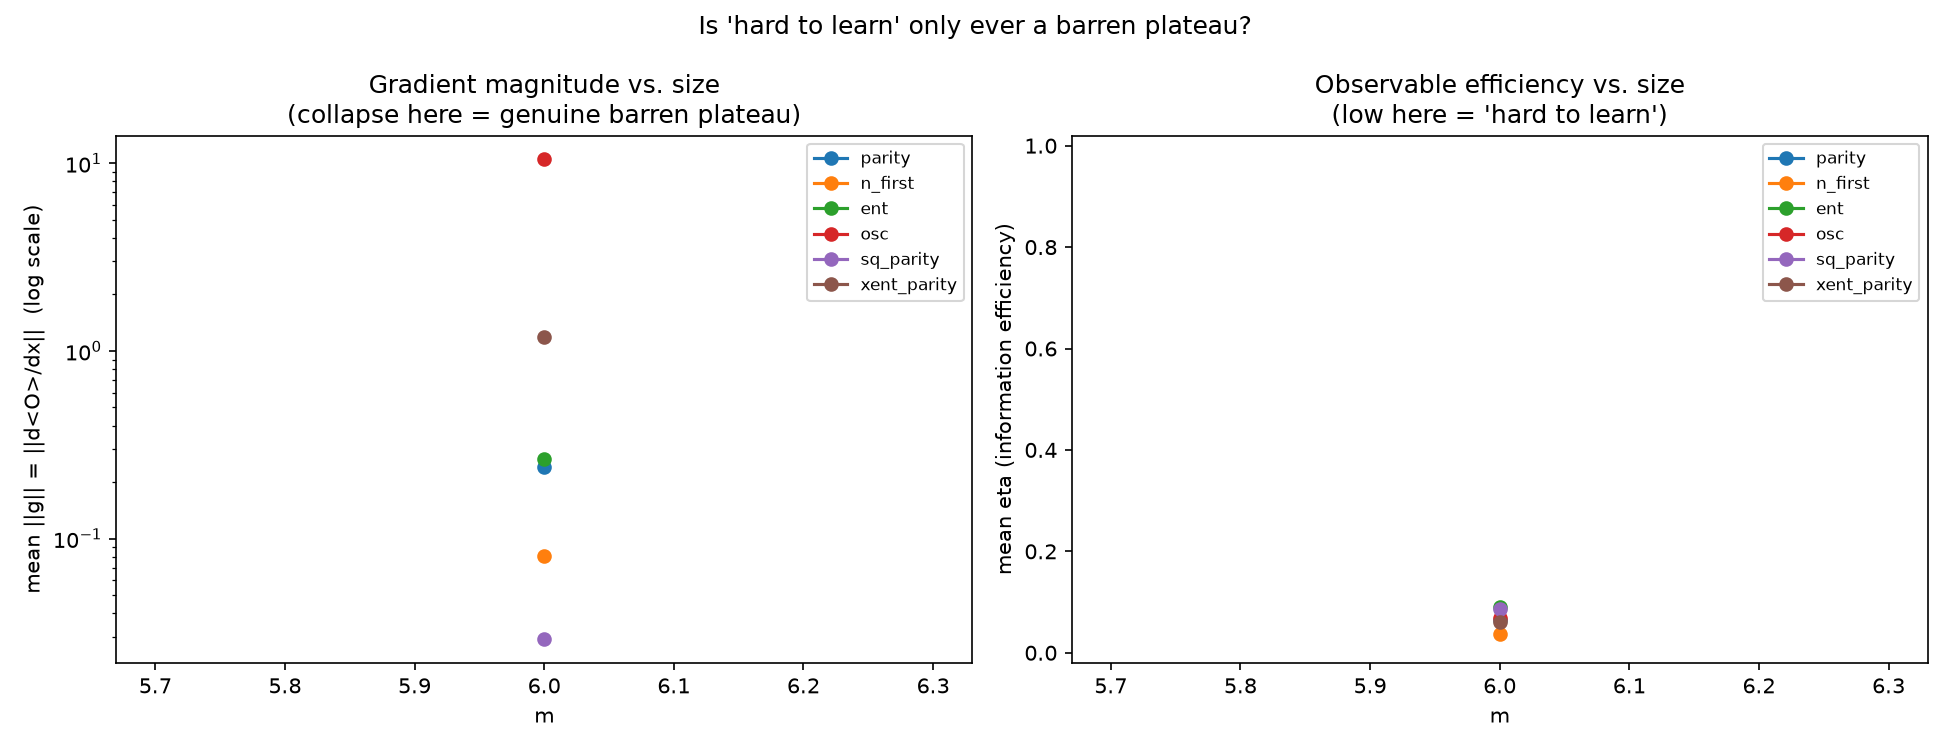

Write Python code to recreate this figure.
"""Does "hard to learn" only ever mean "barren plateau" (the observable's gradient collapses)?

    python eval/gradient_vs_hardness.py

**Why look at the gradient directly, not the Fisher matrix.** A barren plateau is, by definition,
a collapsing *gradient*: ``d<O>/dx -> 0`` as the system grows. That is exactly
``g = influence_terms(obs, p, dp)[0]`` (:mod:`metrics.observable`'s own docstring: "which is also
d<T>/dx_i"), computed straight from one autograd Jacobian -- no Fisher matrix needed. ``eta``
(``g^T F^+ g / V_eff``) answers a different, harder question ("how much of the *distribution's
total* input-information does this readout capture"), and STATUS.md is explicit that magnitude,
not rank, is what a plateau test needs (:mod:`metrics.distribution`'s ``fisher_spectrum``
docstring) -- ``g`` is the most direct magnitude there is.

**The test.** For each observable and each ``m`` in the sweep, compute the mean gradient norm
``E_x[||g||]`` directly. If "hard to learn" only ever meant "plateau", ||g|| should collapse
exactly where the observable becomes hard to learn (low eta / low R^2) and stay healthy where it
is easy -- one clean threshold, no exceptions. The known counterexample already flagged in
STATUS.md (Analysis B, section 3.3): ``osc`` has ``V_eff`` four orders of magnitude above
``parity`` at the *same* x -- a large influence function, not a collapsing one -- so if ``osc`` is
still hard to learn while its ||g|| stays large (or even grows), that is a case of "hard to learn"
NOT explained by gradient collapse: the observable is throwing away information some other way
(e.g. by weighting outcomes so unevenly that its own label variance swamps the shot budget, or its
influence oscillates so ``G_O`` -- the gradient-FREE screen -- disagrees with ``||g||`` in sign of
implication, per :func:`metrics.observable.g_ratio`'s own one-directional Poincare caveat).

Writes one JSON + one plot: ||g|| (log scale) and eta, both vs m, one line per observable.
"""

from __future__ import annotations

import argparse
import json
import sys
from pathlib import Path

if __package__ in (None, ""):
    sys.path.insert(0, str(Path(__file__).resolve().parents[1]))

import torch

from config import ExperimentConfig, ModelConfig, ProblemConfig
from metrics.distribution import finite_difference_jacobian, probs_and_jacobian
from metrics.observable import eta, fisher_at, influence_terms
from model import build_model, sample_X
from observable import ObservableContext, resolve_observable

#: Deliberately includes osc -- the in-repo case flagged (STATUS.md 3.3, 3.5) as having an unusually
#: large influence function (V_eff four orders above parity) and an oscillating score vector that
#: the gradient-free screen G_O is known to misjudge -- exactly the profile a plateau-only story
#: would not predict correctly.
OBSERVABLES = ["parity", "n_first", "ent", "osc", "sq_parity", "xent_parity"]

M_VALUES = [6, 8, 10, 12]


def config_for(m: int, k: int, n_features: int) -> ExperimentConfig:
    return ExperimentConfig(problem=ProblemConfig(n_features=n_features, m=m, k=k),
                            model=ModelConfig(kind="photonic"))


def run(*, m_values=M_VALUES, n_features: int = 5, n_x: int = 40, seed: int = 42,
       cross_check_fd: bool = True, fd_eps: float = 1e-4) -> dict:
    """``cross_check_fd``: also compute ``||g||`` via :func:`finite_difference_jacobian` on the
    FIRST input point only (expensive -- one ``2*n_features`` forward-eval pass per observable is
    cheap, but doing it for all of ``X`` would double the whole sweep's cost for a check that only
    needs to answer "does autograd agree with an independent numerical method", not build its own
    full statistic). Reported per size as ``g_norm_fd`` beside the autograd ``g_norm_mean`` so a
    large gap flags an autograd/merlin problem rather than a real effect.
    """
    X = sample_X(n_x, n_features, seed)
    out = {"n_features": n_features, "n_x": n_x, "observables": OBSERVABLES, "sizes": []}

    for m in m_values:
        k = m // 2
        model = build_model(config_for(m, k, n_features))
        keys = model.outcome_keys()
        ctx = ObservableContext(m=m, k=k, keys=keys, seed=model.seed,
                                input_state=model.input_state(),
                                reference_probs=model.probs_at_zero().numpy())
        obs = {n: resolve_observable(n, ctx) for n in OBSERVABLES}

        row = {"m": m, "k": k, "n_outcomes": len(keys), "per_obs": {n: {} for n in OBSERVABLES}}
        g_norms = {n: [] for n in OBSERVABLES}
        etas = {n: [] for n in OBSERVABLES}
        for x in X:
            p, dp = probs_and_jacobian(model, x)
            _, _, F = fisher_at(model, x)
            for n in OBSERVABLES:
                g, V = influence_terms(obs[n], p, dp)
                g_norms[n].append(float(g.norm()))
                etas[n].append(eta(g, V, F))

        g_norms_fd = {}
        if cross_check_fd:
            p0, _ = probs_and_jacobian(model, X[0])
            dp_fd = finite_difference_jacobian(model, X[0], eps=fd_eps)
            for n in OBSERVABLES:
                g_fd, _ = influence_terms(obs[n], p0, dp_fd)
                g_norms_fd[n] = float(g_fd.norm())

        for n in OBSERVABLES:
            gn = torch.tensor(g_norms[n])
            et = torch.tensor(etas[n])
            row["per_obs"][n] = {
                "g_norm_mean": float(gn.mean()), "g_norm_min": float(gn.min()),
                "g_norm_max": float(gn.max()),
                "eta_mean": float(et.mean()), "eta_min": float(et.min()),
                "g_norm_fd_x0": g_norms_fd.get(n),
                "g_norm_autograd_x0": g_norms[n][0],
            }
        out["sizes"].append(row)
        print(f"m={m:2d} k={k}  " + "  ".join(
            f"{n}: ||g||={row['per_obs'][n]['g_norm_mean']:.4g} eta={row['per_obs'][n]['eta_mean']:.4f}"
            + (f" (fd={row['per_obs'][n]['g_norm_fd_x0']:.4g} vs ag={row['per_obs'][n]['g_norm_autograd_x0']:.4g})"
               if cross_check_fd else "")
            for n in OBSERVABLES), flush=True)
    return out


def plot(result: dict, save_path: str | Path) -> None:
    import matplotlib
    matplotlib.use("Agg")
    import matplotlib.pyplot as plt

    ms = [row["m"] for row in result["sizes"]]
    fig, (ax1, ax2) = plt.subplots(1, 2, figsize=(13, 5))
    for n in result["observables"]:
        gn = [row["per_obs"][n]["g_norm_mean"] for row in result["sizes"]]
        et = [row["per_obs"][n]["eta_mean"] for row in result["sizes"]]
        ax1.semilogy(ms, gn, "o-", label=n)
        ax2.plot(ms, et, "o-", label=n)

    ax1.set_xlabel("m")
    ax1.set_ylabel("mean ||g|| = ||d<O>/dx||  (log scale)")
    ax1.set_title("Gradient magnitude vs. size\n(collapse here = genuine barren plateau)")
    ax1.legend(fontsize=8)

    ax2.set_xlabel("m")
    ax2.set_ylabel("mean eta (information efficiency)")
    ax2.set_title("Observable efficiency vs. size\n(low here = 'hard to learn')")
    ax2.legend(fontsize=8)
    ax2.set_ylim(-0.02, 1.02)

    fig.suptitle("Is 'hard to learn' only ever a barren plateau?")
    fig.tight_layout()
    fig.savefig(save_path, dpi=150)


def main(argv=None) -> None:
    ap = argparse.ArgumentParser(description=__doc__.splitlines()[0])
    ap.add_argument("--m", nargs="+", type=int, default=M_VALUES)
    ap.add_argument("--n-features", type=int, default=5)
    ap.add_argument("--n-x", type=int, default=40)
    ap.add_argument("--seed", type=int, default=42)
    ap.add_argument("--out", default=str(Path(__file__).resolve().parent /
                                        "gradient_vs_hardness.json"))
    args = ap.parse_args(argv)

    res = run(m_values=args.m, n_features=args.n_features, n_x=args.n_x, seed=args.seed)
    Path(args.out).write_text(json.dumps(res, indent=2))
    print(f"wrote {args.out}")
    plot_path = Path(args.out).with_suffix(".png")
    plot(res, plot_path)
    print(f"wrote {plot_path}")


if __name__ == "__main__":
    main()
